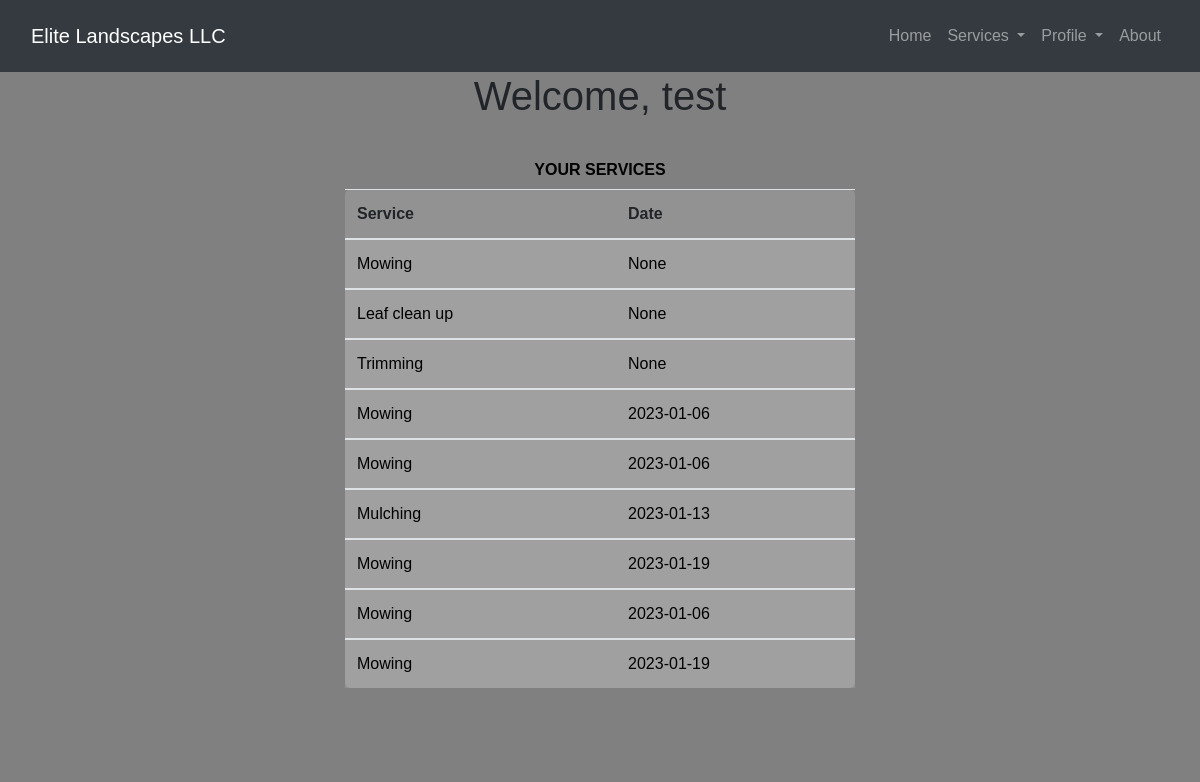
The app's page /dashboard (signed in) with its own data.
### app.py (models this page shows, shortened)
class users(db.Model, UserMixin):
    id = db.Column("id", db.Integer, primary_key=True)
    name = db.Column("name", db.String(20), nullable=False, unique=True)
    email = db.Column("email", db.String(80), nullable=False)
    password = db.Column("password", db.String)

class service_table(db.Model):
    id = db.Column(db.Integer, primary_key=True)
    user_id = db.Column(db.Integer)
    service = db.Column(db.String)
    service_date = db.Column(db.Date)

### app.py (the view)
@app.route('/dashboard', methods=["GET", "POST"])
@login_required
def dashboard():
    print(current_user.name)
    service_table_db = service_table.query.filter_by(user_id = current_user.id)
    return render_template('dashboard.html', service_table=service_table_db)

### app.py (called while the page is built)
@login_manager.user_loader
def load_user(user_id):
    return users.query.get(int(user_id))

### templates/dashboard.html (shortened to what this page needs)
{% extends "layout.html" %}
{% block main %}
<h1 id="dashboard-welcome">Welcome, {{ current_user.name }}</h1>
<h2 id="table-header">Your Services</h2>
<div class="container" id="service-table">
        <table class="table">
            <thead>
            <tr>
                <th scope="col">Service</th>
                <th scope="col">Date</th>
            </tr>
            </thead>
            {% for row in service_table %}
            <tbody>
            <tr>
                <td>{{ row['service'] }}</td>
                <td>{{ row['service_date'] }}</td>
            </tr>
            </tbody>
            {% endfor %}
    </table>
</div>
{% endblock %}

### static/styles.css (style rules this page uses)
html { background-color: #56baed; }
body { font-family: "Poppins", sans-serif; min-height: 100vh; background: gray; }
h2 { text-align: center; font-size: 16px; font-weight: 600; text-transform: uppercase; display:inline-block; margin: 40px 8px 10px 8px; color: #cccccc; }
#service-table { background-color: rgba(126, 124, 124, 0.1); }
table { margin: 0 auto; width: 80%; background-color: #cccccc3a; border-radius: 6px; }
#dashboard-welcome { text-align: center; }
#table-header { text-align: center; display: block; color: black; }
#service-table { justify-content: center; }
td { color: black; background-color: #cccccc3a; }
.container { padding-bottom: 50px; width: 45%; }

### records on screen
users: name "test"
service_table: service "Mowing", service_date "None"
service_table: service "Leaf clean up", service_date "None"
service_table: service "Trimming", service_date "None"
service_table: service "Mowing", service_date "2023-01-06"
service_table: service "Mowing", service_date "2023-01-06"
service_table: service "Mulching", service_date "2023-01-13"
service_table: service "Mowing", service_date "2023-01-19"
service_table: service "Mowing", service_date "2023-01-06"
service_table: service "Mowing", service_date "2023-01-19"
